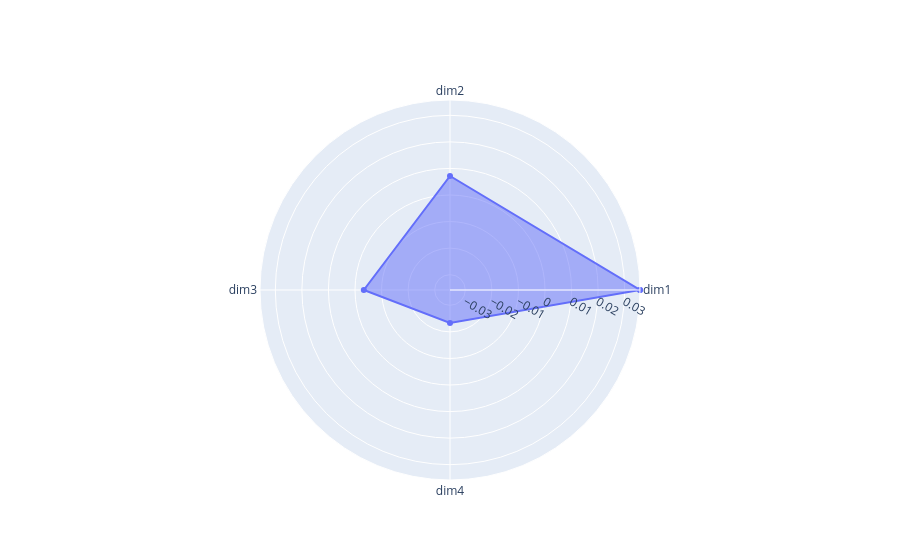

The cell this chart's notebook holds for it:
### Code cell
import random
idx = random.randrange(len(corpus))


print(corpus[idx])
print(categories[ag['test'][idx]['label']])
radarChart(emb,idx)

### Figure 1 — Plotly figure (JSON) as saved in the notebook; plotly's stock layout.template omitted (floating-point values rounded to 4 significant figures)
{"data": [{"fill": "toself", "r": [0.03577, 0.007153, -0.003322, -0.02332, 0.03577], "theta": ["dim1", "dim2", "dim3", "dim4", "dim1"], "type": "scatterpolar"}], "layout": {"polar": {"radialaxis": {"visible": true, "range": [-0.03577, 0.03577]}}, "showlegend": false}}
